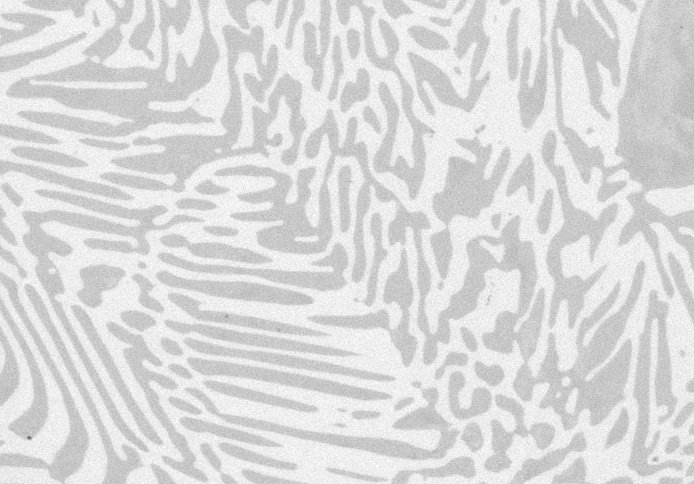
#> input picture images/Alloy.jpg, 694 x 484 px, found by its file name; its folder holds 4 pictures in this run
$ python 342a-aggregate_sholl_analysis_multiple_images.py
#> lines starting #> are read from the running program, lines starting #| are printed output that depends on the picture; after the words box and inside, x2 and y2 are one past the last pixel; in counts of white or black regions, pixels touching at a corner belong together
# https://youtu.be/SB9hVcYIoXk
"""
Author: Dr. Sreenivas Bhattiprolu
Date: September 2024
Version: 1.1

Performs Sholl analysis on individual images in a directory and combines them.

When combining Sholl profiles from multiple neurons, we often encounter a challenge:
different neurons may have different sizes, leading to varying maximum radii in
their Sholl analyses. Tdifferent neurons may have different sizes, leading to varying maximum radii in
their Sholl analyses..

To address this:

We first determine the largest radius used across all neurons.
We then create a common set of radii points, typically ranging from the smallest
to the largest radius used in any of the analyses.
For each neuron's profile, we use interpolation to estimate what the intersection
counts would be at these common radii points. Interpolation essentially "fills in"
values between the actual measured points, allowing us to estimate intersection
counts at radii that weren't directly measured for that particular neuron.
This process results in each neuron having estimated intersection counts for the
same set of radii, even if the original measurements didn't extend to all of these radii.
With this standardized data, we can now directly compare and average the profiles across
all neurons, calculating mean intersection counts and standard deviations at each radius point.

This interpolation step is crucial because it allows us to meaningfully combine
data from neurons of different sizes or from images with different scales.
It ensures that when we calculate the average profile or compare neurons,
we're comparing equivalent points along the radius, regardless of the absolute size of each neuron.

Aggregated Sholl Profile plot shows the average number of intersections at each
radius across all analyzed neurons. It includes Error bars or a shaded area
indicating the standard deviation or variability at each point.

Individual and Average Sholl Profiles plot overlays the Sholl profiles of all
individual neurons along with the average profile.


"""
import cv2
import numpy as np
import matplotlib.pyplot as plt
from skimage.morphology import skeletonize
from skimage.draw import disk
import os

def get_soma_center(image):
    """
    Allow manual selection of the soma center via mouse click.
    """
    soma_coords = []

    # [4 lines left out: function mouse_callback, not called in this run]

    window_name = "Select Soma (Click on the cell body)"
    cv2.namedWindow(window_name)
    cv2.setMouseCallback(window_name, mouse_callback)

    # Display the image until the user selects the soma center or presses 'q'
    while True:
        cv2.imshow(window_name, image)
        if cv2.waitKey(1) & 0xFF == ord('q') or soma_coords:
            break

    cv2.destroyAllWindows()
    return soma_coords[0] if soma_coords else None

def process_image(image_path):
    # Load the image in grayscale
#> called with image_path = 'images/Alloy.jpg'
    img = cv2.imread(image_path, cv2.IMREAD_GRAYSCALE)
#> img is the input picture: shape (484, 694); min 95, max 255, mean 218.6

    # Threshold the image to create a binary image
    _, binary_img = cv2.threshold(img, 0, 255, cv2.THRESH_BINARY + cv2.THRESH_OTSU)
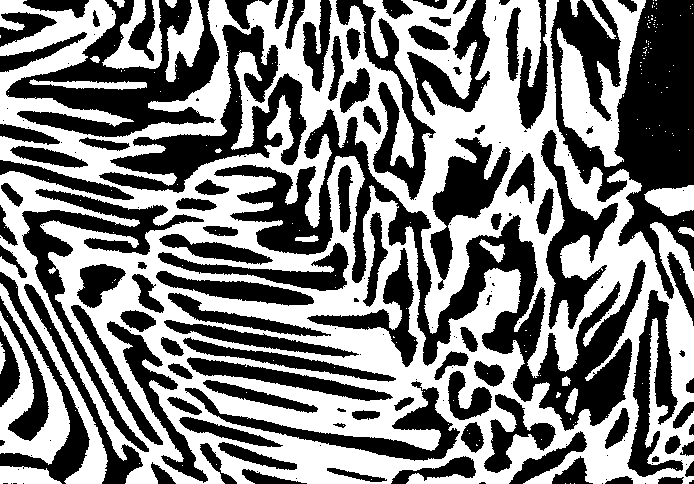
#> binary_img: shape (484, 694); 49.8% white; 196 white regions (175 under 20 px), largest, box (x1, y1, x2, y2) and area: (0, 0, 694, 484) 149296, (557, 0, 646, 167) 5660, (0, 283, 70, 465) 4729

    # Skeletonize the binary image
    skeleton = skeletonize(binary_img // 255)
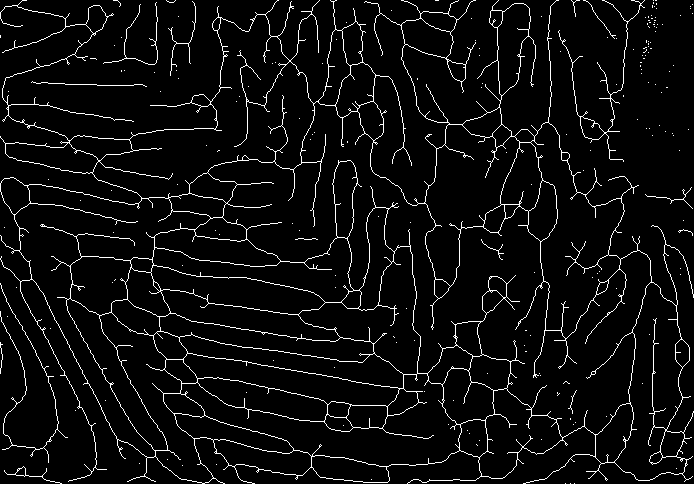
#> skeleton: shape (484, 694) bool; 5.2% white in thin lines or dots

    # Allow the user to manually select the soma center
    soma_center = get_soma_center(img)
#> (key q is pressed here)
    if soma_center is None:
        print(f"Soma selection cancelled for {image_path}. Skipping this image.")
        return None, None, None, None, None

    # Set up parameters for Sholl analysis
    max_radius = int(max(img.shape) * 0.6)  # Max radius as a percentage of image size
    radii = np.arange(20, max_radius, 20)  # Radii at which intersections are counted
    intersection_counts = []

    # Convert the grayscale image to BGR for displaying colored circles
    img_with_circles = cv2.cvtColor(img, cv2.COLOR_GRAY2BGR)

    # Perform Sholl analysis by counting intersections at each radius
    for radius in radii:
        rr, cc = disk(soma_center, radius, shape=img.shape)  # Generate a disk-shaped mask
        circle_mask = np.zeros_like(skeleton, dtype=bool)
        circle_mask[rr, cc] = 1  # Apply the mask to create a circle

        # Perform intersection by AND operation between the skeleton and the circle
        intersection = np.logical_and(skeleton, circle_mask)
        count = np.count_nonzero(intersection)
        intersection_counts.append(count)

        # Draw the circle on the image for visualization
        cv2.circle(img_with_circles, soma_center, radius, (0, 255, 0), 1)

    return img, skeleton, img_with_circles, radii, intersection_counts

# [30 lines left out: function plot_image_results, not called in this run]

def process_multiple_images(image_folder):
    # Process each image in the folder and store Sholl profiles
    all_profiles = []
    for filename in os.listdir(image_folder):
        if filename.endswith(('.png', '.jpg', '.jpeg')):
            image_path = os.path.join(image_folder, filename)
            print(f"Processing {filename}...")

            results = process_image(image_path)
            if results[0] is not None:
                img, skeleton, img_with_circles, radii, counts = results
                plot_image_results(img, skeleton, img_with_circles, radii, counts, filename)
                all_profiles.append((radii, counts))
#> pass 2 of the loop in process_multiple_images, `for filename in os.listdir(image_folder):`:
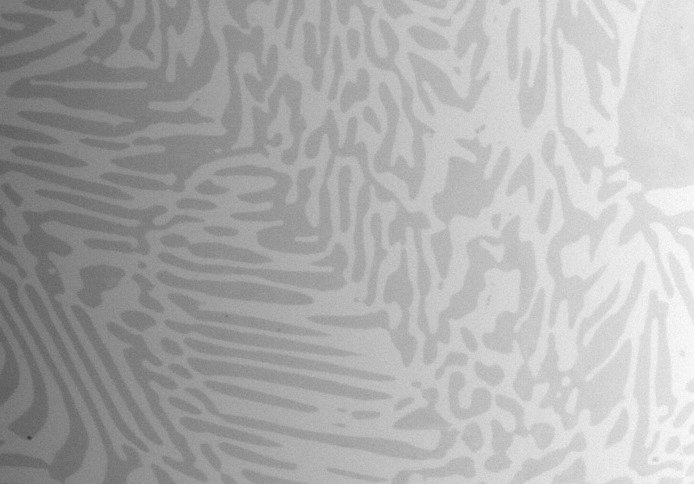
#> input picture images/Alloy_gradient.jpg, 694 x 484 px, found by its file name
#> in process_image, img is the input picture: shape (484, 694); min 55, max 255, mean 173.2
#> in process_image (call 2), `_, binary_img = cv2.threshold(img, 0, 255, cv2.THRESH_BINARY + cv2.THR..`:
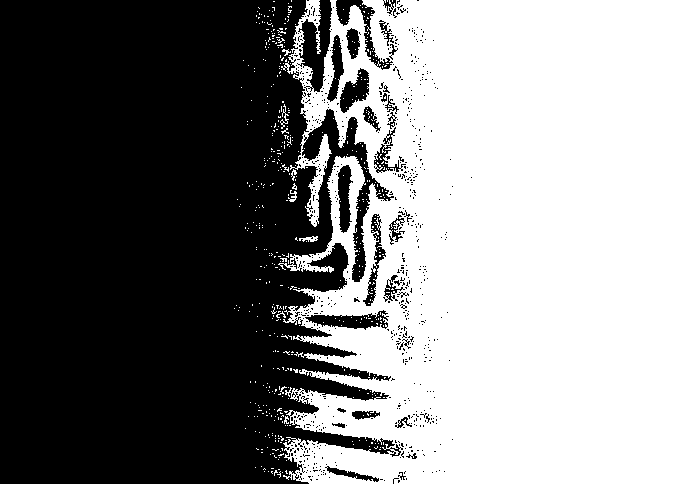
#> binary_img: shape (484, 694); 51.5% white; 684 black regions (653 under 20 px), largest, box (x1, y1, x2, y2) and area: (0, 0, 403, 484) 153368, (297, 0, 332, 92) 1614, (336, 0, 393, 70) 861
#> in process_image (call 2), `skeleton = skeletonize(binary_img // 255)`:
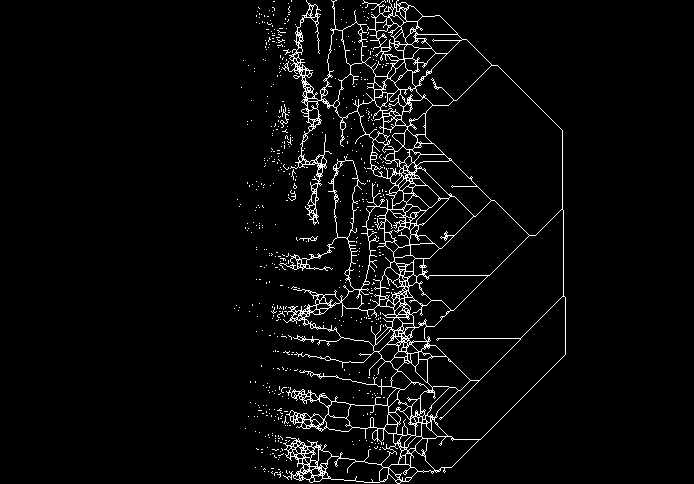
#> skeleton: shape (484, 694) bool; 4% white in thin lines or dots, all inside (x1, y1, x2, y2) = (234, 0, 566, 484)
#> (key Esc is pressed here)
#> pass 3 of the loop in process_multiple_images, `for filename in os.listdir(image_folder):`:
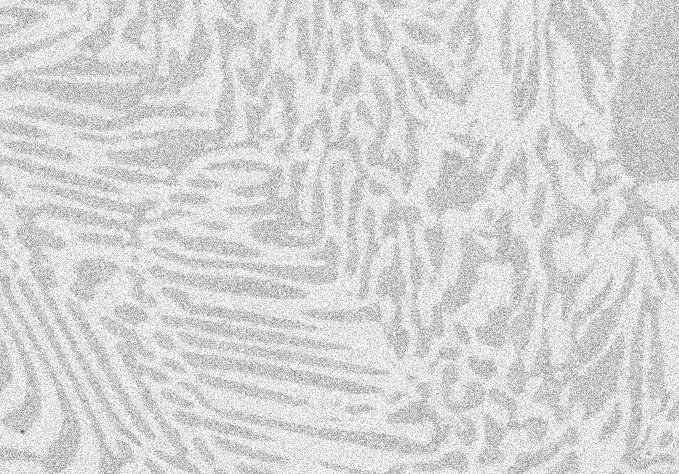
#> input picture images/Alloy_noisy.jpg, 679 x 474 px, found by its file name
#> in process_image, img is the input picture: shape (474, 679); min 63, max 255, mean 213.3
#> in process_image (call 3), `_, binary_img = cv2.threshold(img, 0, 255, cv2.THRESH_BINARY + cv2.THR..`:
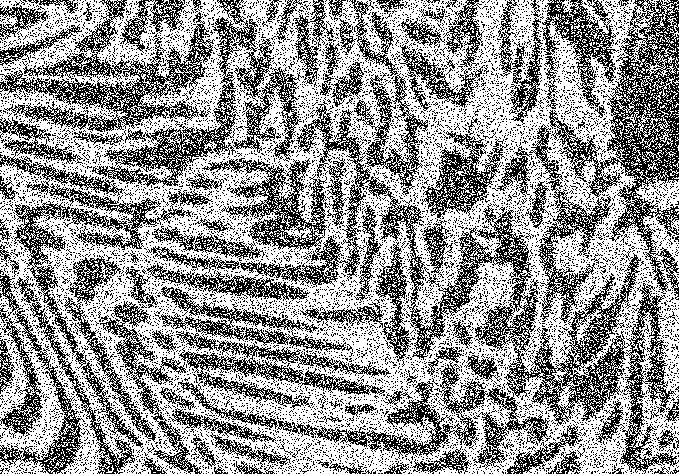
#> binary_img: shape (474, 679); 58.6% white; black in thin lines or dots
#> in process_image (call 3), `skeleton = skeletonize(binary_img // 255)`:
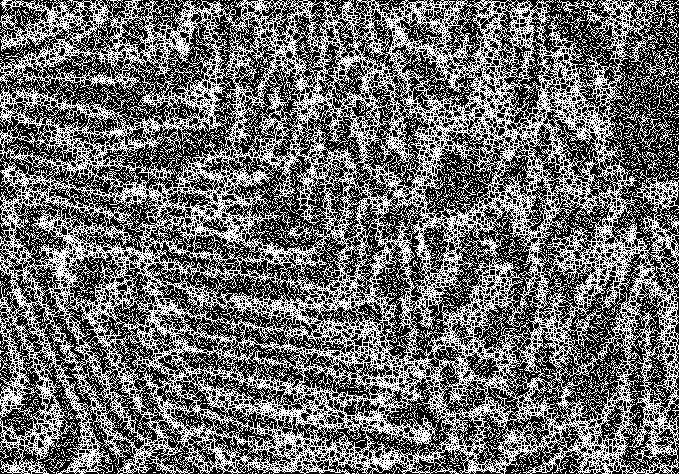
#> skeleton: shape (474, 679) bool; 41.9% white in thin lines or dots
#> the loop made 4 passes; the first 3 are shown

    return all_profiles

def aggregate_profiles(all_profiles):
    # Determine the maximum radius used across all profiles
#> (the run stopped early here; a loop or call above may not have finished)
